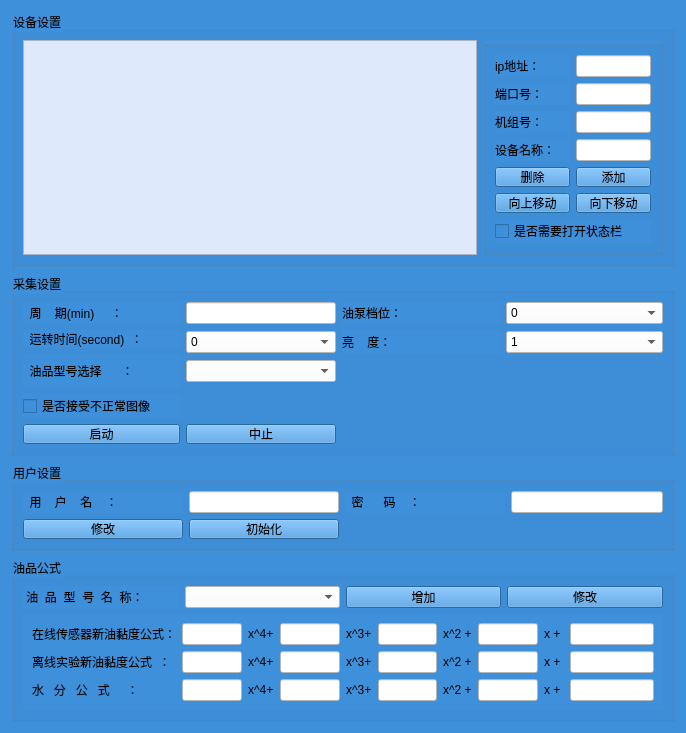
<?xml version="1.0" encoding="UTF-8"?>
<ui version="4.0">
 <class>tcpset</class>
 <widget class="QDialog" name="tcpset">
  <property name="geometry">
   <rect>
    <x>0</x>
    <y>0</y>
    <width>686</width>
    <height>644</height>
   </rect>
  </property>
  <property name="windowTitle">
   <string>Dialog</string>
  </property>
  <property name="styleSheet">
   <string notr="true">background-color: rgb(62, 144,218);</string>
  </property>
  <layout class="QVBoxLayout" name="verticalLayout">
   <item>
    <widget class="QGroupBox" name="groupBox_3">
     <property name="title">
      <string>设备设置</string>
     </property>
     <layout class="QHBoxLayout" name="horizontalLayout">
      <item>
       <widget class="QTableView" name="tableView">
        <property name="styleSheet">
         <string notr="true">background-color: rgb(222, 233, 251);</string>
        </property>
        <property name="editTriggers">
         <set>QAbstractItemView::NoEditTriggers</set>
        </property>
        <property name="selectionMode">
         <enum>QAbstractItemView::SingleSelection</enum>
        </property>
        <property name="selectionBehavior">
         <enum>QAbstractItemView::SelectRows</enum>
        </property>
        <property name="textElideMode">
         <enum>Qt::ElideMiddle</enum>
        </property>
        <attribute name="horizontalHeaderDefaultSectionSize">
         <number>50</number>
        </attribute>
        <attribute name="horizontalHeaderStretchLastSection">
         <bool>true</bool>
        </attribute>
        <attribute name="verticalHeaderVisible">
         <bool>false</bool>
        </attribute>
        <attribute name="verticalHeaderStretchLastSection">
         <bool>false</bool>
        </attribute>
       </widget>
      </item>
      <item>
       <widget class="QGroupBox" name="groupBox_4">
        <property name="maximumSize">
         <size>
          <width>180</width>
          <height>16777215</height>
         </size>
        </property>
        <property name="title">
         <string/>
        </property>
        <layout class="QGridLayout" name="gridLayout_3">
         <item row="3" column="1">
          <widget class="QLineEdit" name="lineEdit_dev">
           <property name="styleSheet">
            <string notr="true">background-color: rgb(255, 255, 255);</string>
           </property>
          </widget>
         </item>
         <item row="1" column="1">
          <widget class="QLineEdit" name="lineEdit_port">
           <property name="maximumSize">
            <size>
             <width>100</width>
             <height>16777215</height>
            </size>
           </property>
           <property name="styleSheet">
            <string notr="true">background-color: rgb(255, 255, 255);</string>
           </property>
          </widget>
         </item>
         <item row="6" column="0">
          <widget class="QPushButton" name="pushButton_up">
           <property name="minimumSize">
            <size>
             <width>0</width>
             <height>20</height>
            </size>
           </property>
           <property name="cursor">
            <cursorShape>PointingHandCursor</cursorShape>
           </property>
           <property name="styleSheet">
            <string notr="true">border-image: url(:/res/button3.png);</string>
           </property>
           <property name="text">
            <string>向上移动</string>
           </property>
          </widget>
         </item>
         <item row="2" column="1">
          <widget class="QLineEdit" name="lineEdit_num">
           <property name="maximumSize">
            <size>
             <width>100</width>
             <height>16777215</height>
            </size>
           </property>
           <property name="styleSheet">
            <string notr="true">background-color: rgb(255, 255, 255);</string>
           </property>
          </widget>
         </item>
         <item row="0" column="1">
          <widget class="QLineEdit" name="lineEdit_ip">
           <property name="maximumSize">
            <size>
             <width>100</width>
             <height>16777215</height>
            </size>
           </property>
           <property name="styleSheet">
            <string notr="true">background-color: rgb(255, 255, 255);</string>
           </property>
          </widget>
         </item>
         <item row="3" column="0">
          <widget class="QLabel" name="label_7">
           <property name="text">
            <string>设备名称：</string>
           </property>
          </widget>
         </item>
         <item row="5" column="0">
          <widget class="QPushButton" name="pushButton_del">
           <property name="minimumSize">
            <size>
             <width>0</width>
             <height>20</height>
            </size>
           </property>
           <property name="cursor">
            <cursorShape>PointingHandCursor</cursorShape>
           </property>
           <property name="styleSheet">
            <string notr="true">border-image: url(:/res/button3.png);</string>
           </property>
           <property name="text">
            <string>删除</string>
           </property>
          </widget>
         </item>
         <item row="1" column="0">
          <widget class="QLabel" name="label_6">
           <property name="text">
            <string>端口号：</string>
           </property>
          </widget>
         </item>
         <item row="5" column="1">
          <widget class="QPushButton" name="pushButton_add">
           <property name="minimumSize">
            <size>
             <width>0</width>
             <height>20</height>
            </size>
           </property>
           <property name="cursor">
            <cursorShape>PointingHandCursor</cursorShape>
           </property>
           <property name="styleSheet">
            <string notr="true">border-image: url(:/res/button3.png);</string>
           </property>
           <property name="text">
            <string>添加</string>
           </property>
          </widget>
         </item>
         <item row="0" column="0">
          <widget class="QLabel" name="label_4">
           <property name="text">
            <string>ip地址：</string>
           </property>
          </widget>
         </item>
         <item row="6" column="1">
          <widget class="QPushButton" name="pushButton_down">
           <property name="minimumSize">
            <size>
             <width>0</width>
             <height>20</height>
            </size>
           </property>
           <property name="cursor">
            <cursorShape>PointingHandCursor</cursorShape>
           </property>
           <property name="styleSheet">
            <string notr="true">border-image: url(:/res/button3.png);</string>
           </property>
           <property name="text">
            <string>向下移动</string>
           </property>
          </widget>
         </item>
         <item row="2" column="0">
          <widget class="QLabel" name="label_5">
           <property name="text">
            <string>机组号：</string>
           </property>
          </widget>
         </item>
         <item row="7" column="0" colspan="2">
          <widget class="QCheckBox" name="checkBox_2">
           <property name="text">
            <string>是否需要打开状态栏</string>
           </property>
          </widget>
         </item>
        </layout>
       </widget>
      </item>
     </layout>
    </widget>
   </item>
   <item>
    <widget class="QGroupBox" name="groupBox">
     <property name="title">
      <string>采集设置</string>
     </property>
     <layout class="QGridLayout" name="gridLayout">
      <item row="0" column="1">
       <widget class="QLineEdit" name="interval">
        <property name="maximumSize">
         <size>
          <width>150</width>
          <height>16777215</height>
         </size>
        </property>
        <property name="styleSheet">
         <string notr="true">background-color: rgb(255, 255, 255);</string>
        </property>
       </widget>
      </item>
      <item row="0" column="0">
       <widget class="QLabel" name="label">
        <property name="minimumSize">
         <size>
          <width>0</width>
          <height>0</height>
         </size>
        </property>
        <property name="maximumSize">
         <size>
          <width>16777215</width>
          <height>16777215</height>
         </size>
        </property>
        <property name="text">
         <string>  周    期(min)     ：</string>
        </property>
       </widget>
      </item>
      <item row="0" column="2">
       <widget class="QLabel" name="label_8">
        <property name="text">
         <string>油泵档位：</string>
        </property>
       </widget>
      </item>
      <item row="0" column="3">
       <widget class="QComboBox" name="comboBox">
        <property name="styleSheet">
         <string notr="true">background-color: rgb(255, 255, 255);</string>
        </property>
        <item>
         <property name="text">
          <string>0</string>
         </property>
        </item>
        <item>
         <property name="text">
          <string>1</string>
         </property>
        </item>
        <item>
         <property name="text">
          <string>2</string>
         </property>
        </item>
        <item>
         <property name="text">
          <string>3</string>
         </property>
        </item>
        <item>
         <property name="text">
          <string>4</string>
         </property>
        </item>
        <item>
         <property name="text">
          <string>5</string>
         </property>
        </item>
        <item>
         <property name="text">
          <string>6</string>
         </property>
        </item>
        <item>
         <property name="text">
          <string>7</string>
         </property>
        </item>
        <item>
         <property name="text">
          <string>8</string>
         </property>
        </item>
        <item>
         <property name="text">
          <string>9</string>
         </property>
        </item>
       </widget>
      </item>
      <item row="1" column="0">
       <widget class="QLabel" name="label_9">
        <property name="text">
         <string>  运转时间(second)  ：</string>
        </property>
       </widget>
      </item>
      <item row="1" column="1" rowspan="2">
       <widget class="QComboBox" name="comboBox_2">
        <property name="maximumSize">
         <size>
          <width>150</width>
          <height>16777215</height>
         </size>
        </property>
        <property name="styleSheet">
         <string notr="true">background-color: rgb(255, 255, 255);</string>
        </property>
        <item>
         <property name="text">
          <string>0</string>
         </property>
        </item>
        <item>
         <property name="text">
          <string>30</string>
         </property>
        </item>
        <item>
         <property name="text">
          <string>60</string>
         </property>
        </item>
        <item>
         <property name="text">
          <string>90</string>
         </property>
        </item>
        <item>
         <property name="text">
          <string>120</string>
         </property>
        </item>
       </widget>
      </item>
      <item row="1" column="2" rowspan="2">
       <widget class="QLabel" name="label_10">
        <property name="text">
         <string>亮    度：</string>
        </property>
       </widget>
      </item>
      <item row="1" column="3" rowspan="2">
       <widget class="QComboBox" name="comboBox_3">
        <property name="styleSheet">
         <string notr="true">background-color: rgb(255, 255, 255);</string>
        </property>
        <property name="currentIndex">
         <number>0</number>
        </property>
        <item>
         <property name="text">
          <string>1</string>
         </property>
        </item>
        <item>
         <property name="text">
          <string>2</string>
         </property>
        </item>
        <item>
         <property name="text">
          <string>3</string>
         </property>
        </item>
        <item>
         <property name="text">
          <string>4</string>
         </property>
        </item>
        <item>
         <property name="text">
          <string>5</string>
         </property>
        </item>
        <item>
         <property name="text">
          <string>6</string>
         </property>
        </item>
        <item>
         <property name="text">
          <string>7</string>
         </property>
        </item>
        <item>
         <property name="text">
          <string>8</string>
         </property>
        </item>
        <item>
         <property name="text">
          <string>9</string>
         </property>
        </item>
       </widget>
      </item>
      <item row="2" column="0" rowspan="3">
       <widget class="QLabel" name="label_11">
        <property name="text">
         <string>  油品型号选择      ：</string>
        </property>
       </widget>
      </item>
      <item row="6" column="0">
       <widget class="QCheckBox" name="checkBox">
        <property name="text">
         <string>是否接受不正常图像</string>
        </property>
       </widget>
      </item>
      <item row="7" column="0">
       <widget class="QPushButton" name="start">
        <property name="minimumSize">
         <size>
          <width>0</width>
          <height>20</height>
         </size>
        </property>
        <property name="cursor">
         <cursorShape>PointingHandCursor</cursorShape>
        </property>
        <property name="styleSheet">
         <string notr="true">border-image: url(:/res/button3.png);</string>
        </property>
        <property name="text">
         <string>启动</string>
        </property>
       </widget>
      </item>
      <item row="7" column="1">
       <widget class="QPushButton" name="stop">
        <property name="minimumSize">
         <size>
          <width>0</width>
          <height>20</height>
         </size>
        </property>
        <property name="cursor">
         <cursorShape>PointingHandCursor</cursorShape>
        </property>
        <property name="styleSheet">
         <string notr="true">border-image: url(:/res/button3.png);</string>
        </property>
        <property name="text">
         <string>中止</string>
        </property>
       </widget>
      </item>
      <item row="3" column="1">
       <widget class="QComboBox" name="comboBox_4">
        <property name="maximumSize">
         <size>
          <width>150</width>
          <height>16777215</height>
         </size>
        </property>
        <property name="styleSheet">
         <string notr="true">background-color: rgb(255, 255, 255);</string>
        </property>
       </widget>
      </item>
     </layout>
    </widget>
   </item>
   <item>
    <widget class="QGroupBox" name="groupBox_2">
     <property name="title">
      <string>用户设置</string>
     </property>
     <layout class="QGridLayout" name="gridLayout_2">
      <item row="0" column="3">
       <widget class="QLabel" name="label_3">
        <property name="minimumSize">
         <size>
          <width>160</width>
          <height>0</height>
         </size>
        </property>
        <property name="maximumSize">
         <size>
          <width>16777215</width>
          <height>16777215</height>
         </size>
        </property>
        <property name="text">
         <string>  密      码    ：</string>
        </property>
       </widget>
      </item>
      <item row="0" column="2">
       <widget class="QLineEdit" name="user">
        <property name="minimumSize">
         <size>
          <width>150</width>
          <height>0</height>
         </size>
        </property>
        <property name="maximumSize">
         <size>
          <width>150</width>
          <height>16777215</height>
         </size>
        </property>
        <property name="styleSheet">
         <string notr="true">background-color: rgb(255, 255, 255);</string>
        </property>
       </widget>
      </item>
      <item row="2" column="1">
       <widget class="QPushButton" name="modify">
        <property name="minimumSize">
         <size>
          <width>0</width>
          <height>20</height>
         </size>
        </property>
        <property name="cursor">
         <cursorShape>PointingHandCursor</cursorShape>
        </property>
        <property name="styleSheet">
         <string notr="true">border-image: url(:/res/button3.png);</string>
        </property>
        <property name="text">
         <string>修改</string>
        </property>
       </widget>
      </item>
      <item row="0" column="1">
       <widget class="QLabel" name="label_2">
        <property name="minimumSize">
         <size>
          <width>160</width>
          <height>0</height>
         </size>
        </property>
        <property name="maximumSize">
         <size>
          <width>16777215</width>
          <height>16777215</height>
         </size>
        </property>
        <property name="text">
         <string>  用    户    名    ：</string>
        </property>
       </widget>
      </item>
      <item row="2" column="2">
       <widget class="QPushButton" name="initialize">
        <property name="minimumSize">
         <size>
          <width>0</width>
          <height>20</height>
         </size>
        </property>
        <property name="maximumSize">
         <size>
          <width>150</width>
          <height>16777215</height>
         </size>
        </property>
        <property name="cursor">
         <cursorShape>PointingHandCursor</cursorShape>
        </property>
        <property name="styleSheet">
         <string notr="true">border-image: url(:/res/button3.png);</string>
        </property>
        <property name="text">
         <string>初始化</string>
        </property>
       </widget>
      </item>
      <item row="0" column="4">
       <widget class="QLineEdit" name="password">
        <property name="styleSheet">
         <string notr="true">background-color: rgb(255, 255, 255);</string>
        </property>
        <property name="echoMode">
         <enum>QLineEdit::Password</enum>
        </property>
       </widget>
      </item>
     </layout>
    </widget>
   </item>
   <item>
    <widget class="QGroupBox" name="groupBox_5">
     <property name="title">
      <string>油品公式</string>
     </property>
     <layout class="QGridLayout" name="gridLayout_4">
      <item row="0" column="0">
       <widget class="QLabel" name="label_16">
        <property name="text">
         <string> 油  品  型  号  名  称：</string>
        </property>
       </widget>
      </item>
      <item row="0" column="2">
       <widget class="QPushButton" name="add">
        <property name="minimumSize">
         <size>
          <width>80</width>
          <height>20</height>
         </size>
        </property>
        <property name="cursor">
         <cursorShape>PointingHandCursor</cursorShape>
        </property>
        <property name="styleSheet">
         <string notr="true">border-image: url(:/res/button3.png);</string>
        </property>
        <property name="text">
         <string>增加</string>
        </property>
       </widget>
      </item>
      <item row="1" column="0" colspan="4">
       <widget class="QWidget" name="widget" native="true">
        <layout class="QGridLayout" name="gridLayout_5">
         <item row="1" column="1">
          <widget class="QLabel" name="label_17">
           <property name="text">
            <string>在线传感器新油黏度公式：</string>
           </property>
          </widget>
         </item>
         <item row="2" column="13">
          <widget class="QLabel" name="label_22">
           <property name="text">
            <string>x^2 +</string>
           </property>
          </widget>
         </item>
         <item row="2" column="1">
          <widget class="QLabel" name="label_20">
           <property name="text">
            <string>离线实验新油黏度公式  ：</string>
           </property>
          </widget>
         </item>
         <item row="1" column="9">
          <widget class="QLabel" name="label_13">
           <property name="text">
            <string>x^3+</string>
           </property>
          </widget>
         </item>
         <item row="2" column="3" colspan="2">
          <widget class="QLineEdit" name="lineEdit_6">
           <property name="styleSheet">
            <string notr="true">background-color: rgb(255, 255, 255);</string>
           </property>
          </widget>
         </item>
         <item row="2" column="17">
          <widget class="QLabel" name="label_19">
           <property name="text">
            <string>x + </string>
           </property>
          </widget>
         </item>
         <item row="1" column="5">
          <widget class="QLabel" name="label_12">
           <property name="text">
            <string>x^4+</string>
           </property>
          </widget>
         </item>
         <item row="2" column="7" colspan="2">
          <widget class="QLineEdit" name="lineEdit_7">
           <property name="styleSheet">
            <string notr="true">background-color: rgb(255, 255, 255);</string>
           </property>
          </widget>
         </item>
         <item row="1" column="11" colspan="2">
          <widget class="QLineEdit" name="lineEdit_3">
           <property name="styleSheet">
            <string notr="true">background-color: rgb(255, 255, 255);</string>
           </property>
          </widget>
         </item>
         <item row="1" column="17">
          <widget class="QLabel" name="label_15">
           <property name="text">
            <string>x + </string>
           </property>
          </widget>
         </item>
         <item row="1" column="15" colspan="2">
          <widget class="QLineEdit" name="lineEdit_4">
           <property name="styleSheet">
            <string notr="true">background-color: rgb(255, 255, 255);</string>
           </property>
          </widget>
         </item>
         <item row="1" column="7" colspan="2">
          <widget class="QLineEdit" name="lineEdit_2">
           <property name="styleSheet">
            <string notr="true">background-color: rgb(255, 255, 255);</string>
           </property>
          </widget>
         </item>
         <item row="1" column="13">
          <widget class="QLabel" name="label_14">
           <property name="text">
            <string>x^2 +</string>
           </property>
          </widget>
         </item>
         <item row="1" column="19">
          <widget class="QLineEdit" name="lineEdit_5">
           <property name="styleSheet">
            <string notr="true">background-color: rgb(255, 255, 255);</string>
           </property>
          </widget>
         </item>
         <item row="1" column="3" colspan="2">
          <widget class="QLineEdit" name="lineEdit">
           <property name="styleSheet">
            <string notr="true">background-color: rgb(255, 255, 255);</string>
           </property>
          </widget>
         </item>
         <item row="2" column="9">
          <widget class="QLabel" name="label_18">
           <property name="text">
            <string>x^3+</string>
           </property>
          </widget>
         </item>
         <item row="2" column="15" colspan="2">
          <widget class="QLineEdit" name="lineEdit_9">
           <property name="styleSheet">
            <string notr="true">background-color: rgb(255, 255, 255);</string>
           </property>
          </widget>
         </item>
         <item row="2" column="11" colspan="2">
          <widget class="QLineEdit" name="lineEdit_8">
           <property name="styleSheet">
            <string notr="true">background-color: rgb(255, 255, 255);</string>
           </property>
          </widget>
         </item>
         <item row="2" column="5">
          <widget class="QLabel" name="label_21">
           <property name="text">
            <string>x^4+</string>
           </property>
          </widget>
         </item>
         <item row="2" column="19">
          <widget class="QLineEdit" name="lineEdit_10">
           <property name="styleSheet">
            <string notr="true">background-color: rgb(255, 255, 255);</string>
           </property>
          </widget>
         </item>
         <item row="3" column="1">
          <widget class="QLabel" name="label_24">
           <property name="text">
            <string>水   分   公   式     ：</string>
           </property>
          </widget>
         </item>
         <item row="3" column="5">
          <widget class="QLabel" name="label_25">
           <property name="text">
            <string>x^4+</string>
           </property>
          </widget>
         </item>
         <item row="3" column="9">
          <widget class="QLabel" name="label_26">
           <property name="text">
            <string>x^3+</string>
           </property>
          </widget>
         </item>
         <item row="3" column="19">
          <widget class="QLineEdit" name="lineEdit_15">
           <property name="styleSheet">
            <string notr="true">background-color: rgb(255, 255, 255);</string>
           </property>
          </widget>
         </item>
         <item row="3" column="17">
          <widget class="QLabel" name="label_23">
           <property name="text">
            <string>x + </string>
           </property>
          </widget>
         </item>
         <item row="3" column="13">
          <widget class="QLabel" name="label_27">
           <property name="text">
            <string>x^2 +</string>
           </property>
          </widget>
         </item>
         <item row="3" column="15" colspan="2">
          <widget class="QLineEdit" name="lineEdit_14">
           <property name="styleSheet">
            <string notr="true">background-color: rgb(255, 255, 255);</string>
           </property>
          </widget>
         </item>
         <item row="3" column="11" colspan="2">
          <widget class="QLineEdit" name="lineEdit_13">
           <property name="styleSheet">
            <string notr="true">background-color: rgb(255, 255, 255);</string>
           </property>
          </widget>
         </item>
         <item row="3" column="7" colspan="2">
          <widget class="QLineEdit" name="lineEdit_12">
           <property name="styleSheet">
            <string notr="true">background-color: rgb(255, 255, 255);</string>
           </property>
          </widget>
         </item>
         <item row="3" column="3" colspan="2">
          <widget class="QLineEdit" name="lineEdit_11">
           <property name="styleSheet">
            <string notr="true">background-color: rgb(255, 255, 255);</string>
           </property>
          </widget>
         </item>
        </layout>
       </widget>
      </item>
      <item row="0" column="1">
       <widget class="QComboBox" name="comboBox_5">
        <property name="styleSheet">
         <string notr="true">background-color: rgb(255, 255, 255);</string>
        </property>
       </widget>
      </item>
      <item row="0" column="3">
       <widget class="QPushButton" name="modify_2">
        <property name="minimumSize">
         <size>
          <width>80</width>
          <height>20</height>
         </size>
        </property>
        <property name="cursor">
         <cursorShape>PointingHandCursor</cursorShape>
        </property>
        <property name="styleSheet">
         <string notr="true">border-image: url(:/res/button3.png);</string>
        </property>
        <property name="text">
         <string>修改</string>
        </property>
       </widget>
      </item>
     </layout>
    </widget>
   </item>
  </layout>
 </widget>
 <resources/>
 <connections/>
</ui>
